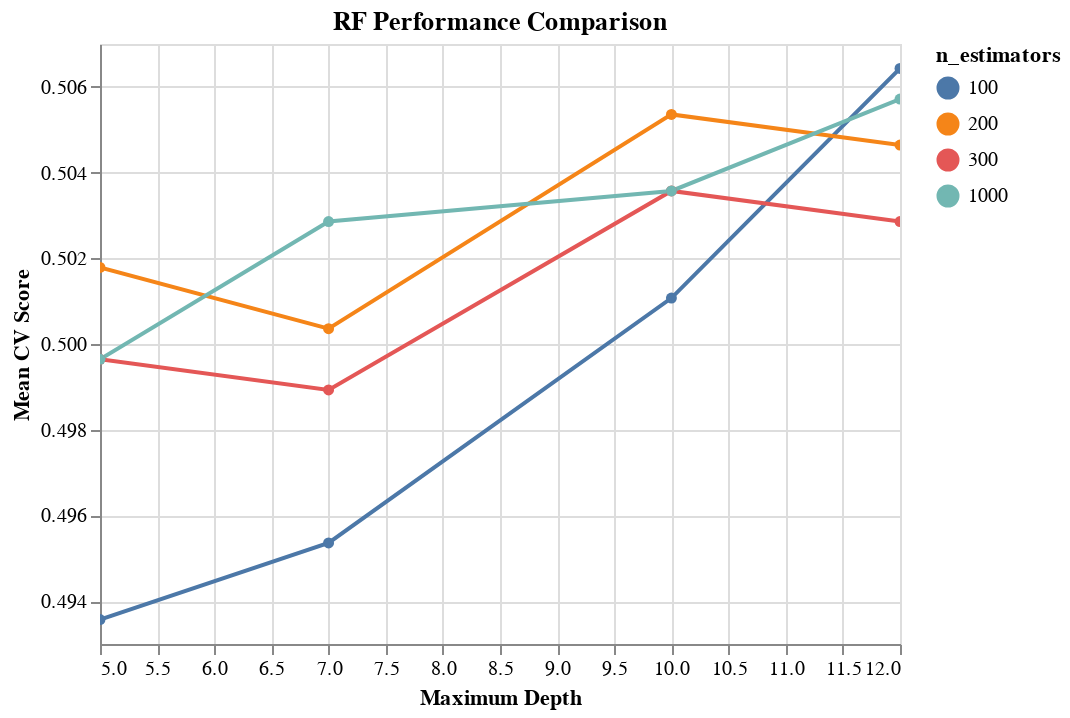

The cell this chart's notebook holds for it:
### Code cell
results_RF = pd.DataFrame(gs_RF.cv_results_['params'])
results_RF['test_score'] = gs_RF.cv_results_['mean_test_score']
results_RF.columns

alt.Chart(results_RF, 
          title='RF Performance Comparison'
         ).mark_line(point=True).encode(
    alt.X('max_depth', title='Maximum Depth'),
    alt.Y('test_score', title='Mean CV Score', scale=alt.Scale(zero=False)),
    color='n_estimators:N' # N is for nominal
).interactive()

### Figure 1 — Vega-Lite specification as saved in the notebook (floating-point values rounded to 4 significant figures)
{"config": {"view": {"continuousWidth": 400, "continuousHeight": 300}}, "data": {"name": "data-c6ccf275857aa4ee30f99cae5dca8e89"}, "mark": {"type": "line", "point": true}, "encoding": {"color": {"field": "n_estimators", "type": "nominal"}, "x": {"field": "max_depth", "title": "Maximum Depth", "type": "quantitative"}, "y": {"field": "test_score", "scale": {"zero": false}, "title": "Mean CV Score", "type": "quantitative"}}, "selection": {"selector003": {"type": "interval", "bind": "scales", "encodings": ["x", "y"]}}, "title": "RF Performance Comparison", "$schema": "https://vega.github.io/schema/vega-lite/v4.17.0.json", "datasets": {"data-c6ccf275857aa4ee30f99cae5dca8e89": [{"max_depth": 5, "n_estimators": 100, "test_score": 0.4936}, {"max_depth": 5, "n_estimators": 200, "test_score": 0.5018}, {"max_depth": 5, "n_estimators": 300, "test_score": 0.4996}, {"max_depth": 5, "n_estimators": 1000, "test_score": 0.4996}, {"max_depth": 7, "n_estimators": 100, "test_score": 0.4954}, {"max_depth": 7, "n_estimators": 200, "test_score": 0.5004}, {"max_depth": 7, "n_estimators": 300, "test_score": 0.4989}, {"max_depth": 7, "n_estimators": 1000, "test_score": 0.5029}, {"max_depth": 10, "n_estimators": 100, "test_score": 0.5011}, {"max_depth": 10, "n_estimators": 200, "test_score": 0.5054}, {"max_depth": 10, "n_estimators": 300, "test_score": 0.5036}, {"max_depth": 10, "n_estimators": 1000, "test_score": 0.5036}, {"max_depth": 12, "n_estimators": 100, "test_score": 0.5064}, {"max_depth": 12, "n_estimators": 200, "test_score": 0.5046}, {"max_depth": 12, "n_estimators": 300, "test_score": 0.5029}, {"max_depth": 12, "n_estimators": 1000, "test_score": 0.5057}]}}
